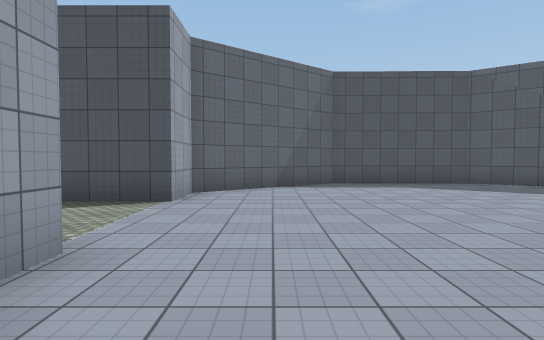
[1] (above)

16 first-person views from a walk through a 3-D level made in the Unity game engine. The camera is 1.4 m above the floor, tilts 2° down and sees 80° across. The floor is counted in squares, 2 m on a side. Each view is taken from the middle of a square. On the plan, view 1 faces up. The plan holds only what a view shows up to about 10 squares ahead; the rest is blank. The place goes on beyond the plan. Surface patterns are stand-ins for the level's own textures.

[2]
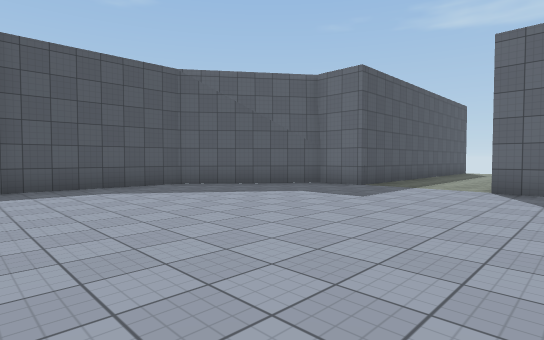

[3]
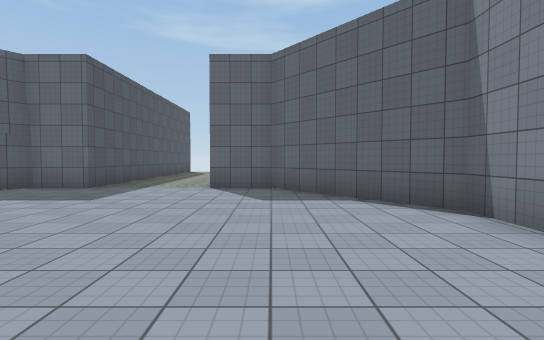

[4]
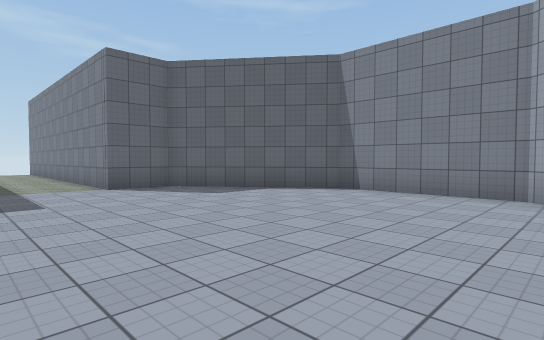

[5]
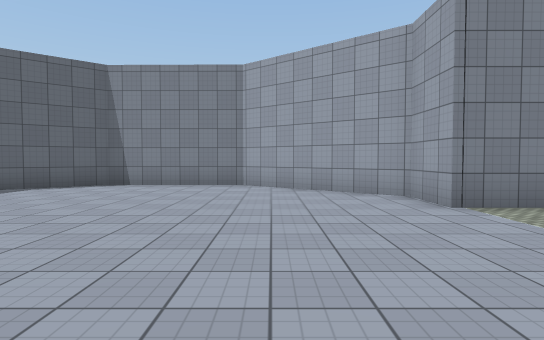

[6]
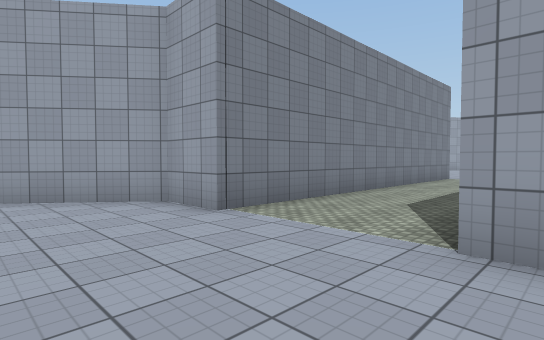

[7]
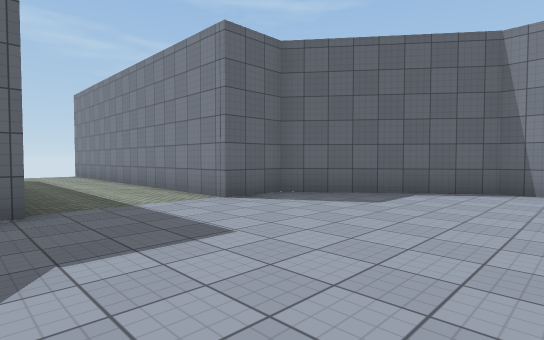

[8]
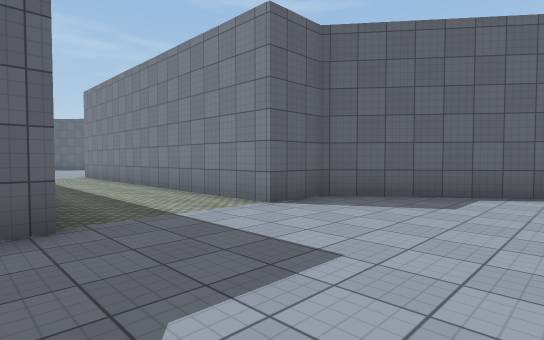

[9]
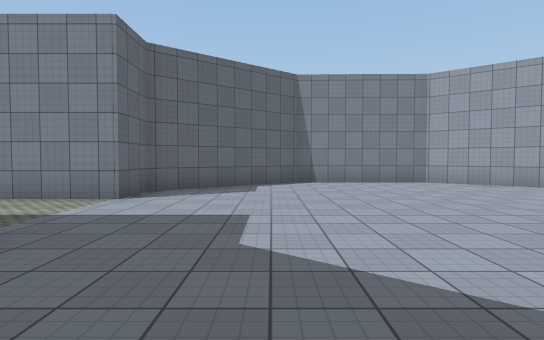

[10]
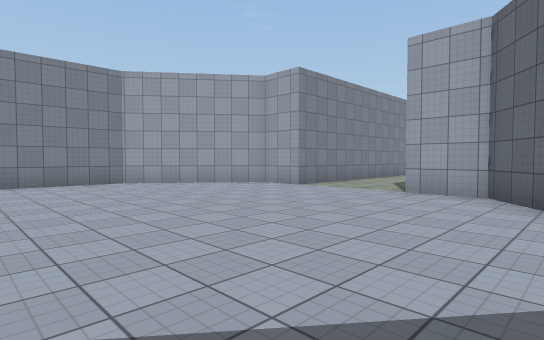

[11]
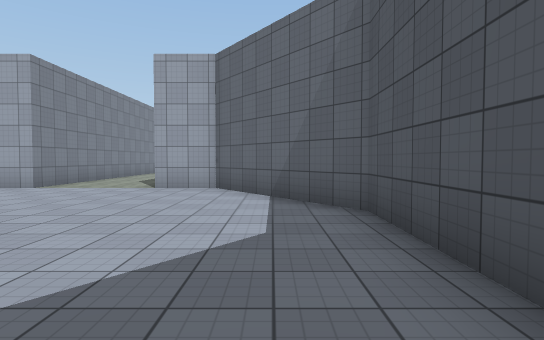

[12]
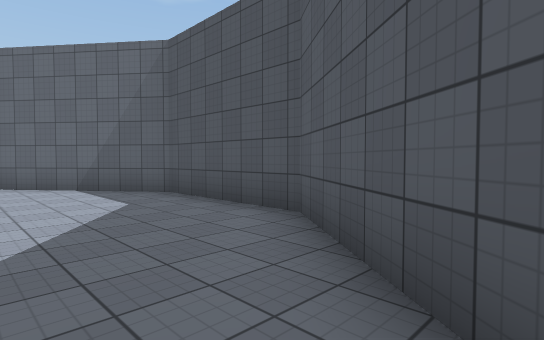

[13]
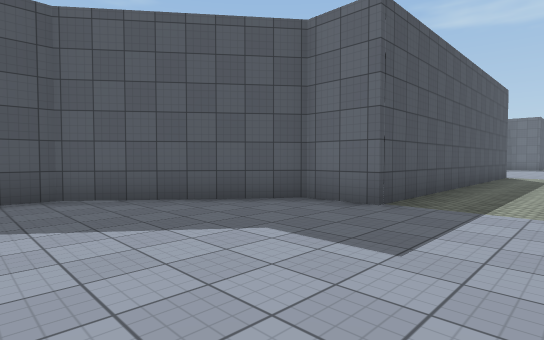

[14]
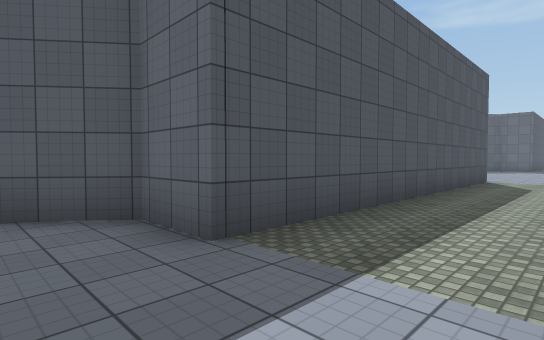

[15]
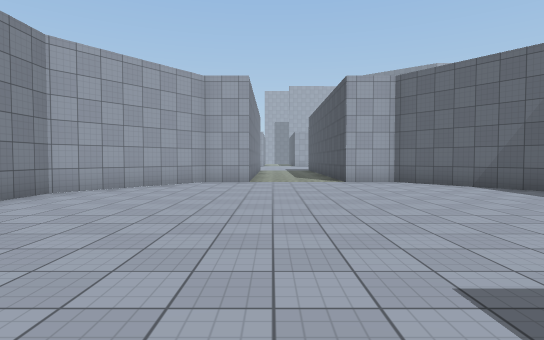

[16]
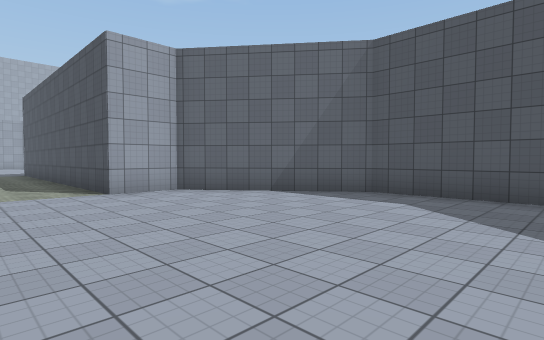

### Floor plan
Points are (right, up) in squares from view 1. A wall is a line through its corners. A room is listed if a view was taken in it or the views show most of it. See-through windows are left out.
Room 1 (views 1, 2, 3, 4, 5, 6, 7)
walls: (1.8, 9.3) (-1.6, 6.7) (-1.6, 5.3); (-1.6, 2.4) (-1.6, 1) (1.8, -1.6) (5.3, -1.7) (8.7, 1) (8.7, 2.4) (12.5, 2.4); (11.1, 5.3) (8.7, 5.3) (8.7, 6.7) (5.6, 9.1) (1.7, 9.1)
ways out: opening at (-1.7, 4) to room 2
Room 2 (views 8, 9, 10, 11, 12, 13, 14, 15, 16)
walls: (-23.5, 2.4) (-21.7, 2.4) (-21.7, 1) (-18.6, -1.4) (-14.6, -1.4) (-11.4, 1) (-11.4, 2.4) (-1.6, 2.4); (-1.6, 5.3) (-11.4, 5.3) (-11.4, 6.7) (-14.8, 9.3) (-18.3, 9.3) (-21.7, 6.7) (-21.7, 5.3) (-23.5, 5.3)
ways out: opening at (-1.7, 4) to room 1

Where each view was taken, in squares from view 1:
view 1: 0 up, 0 right, facing up
view 2: 1 up, 1 right, facing up-right
view 3: 1 up, 1 right, facing right
view 4: 5 up, 1 right, facing down-right
view 5: 7 up, 1 right, facing down
view 6: 6 up, 1 right, facing down-left
view 7: 6 up, 4 right, facing down-right
view 8: 6 up, 15 left, facing down-right
view 9: 8 up, 14 left, facing down
view 10: 8 up, 15 left, facing down-left
view 11: 8 up, 14 left, facing left
view 12: 6 up, 12 left, facing up-left
view 13: 3 up, 16 left, facing up-right
view 14: 3 up, 13 left, facing up-right
view 15: 3 up, 12 left, facing left
view 16: 3 up, 15 left, facing up-left
